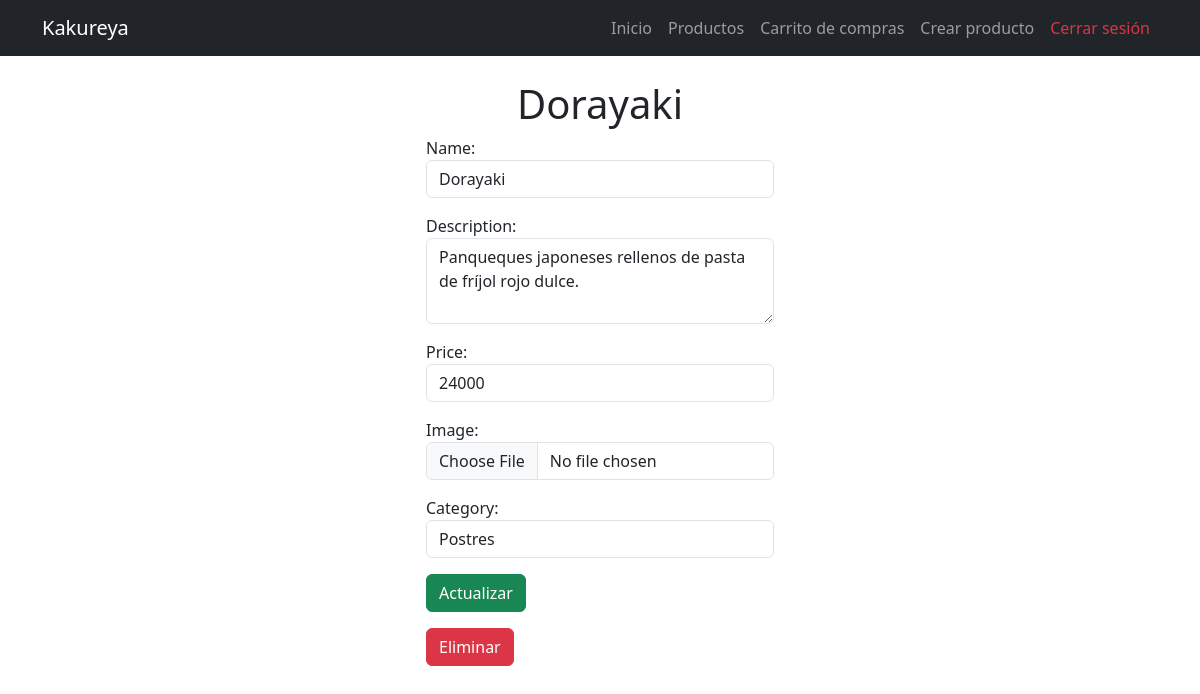
Page /products/2/ (signed in) on the committed database.
### kakureya/models.py (models this page shows, shortened)
class Product(models.Model):
    CATEGORY_CHOICES = [
        ("sushi", "Sushi"),
        ("ramen", "Ramen"),
        ("yakitori", "Yakitori "),
        ("donburi", "Donburi"),
        ("postres", "Postres"),
    ]
    name = models.CharField(max_length=100)
    description = models.TextField()
    price = models.DecimalField(max_digits=5, decimal_places=0)
    stock = models.IntegerField(default=0)
    image = models.ImageField(upload_to='products', null=True, blank=True)
    created_at = models.DateTimeField(auto_now_add=True)
    updated_at = models.DateTimeField(auto_now=True)
    added = models.DateTimeField(null=True, blank=True)
    user = models.ForeignKey(User, on_delete=models.SET_NULL, null=True)
    category = models.CharField(
        max_length=50, choices=CATEGORY_CHOICES, default="Sin categoría"
    )

### kakureya/views.py (the view, shortened to what this page needs)
# urls.py: path('products/<int:product_id>/', views.product_detail, name='product_detail'),
@login_required
def product_detail(request, product_id):
    if request.method == 'GET':
        product = get_object_or_404(Product, pk=product_id)
        form = ProductForm(instance=product)
        return render(request, 'product_detail.html', {'product': product, 'form': form})

### kakureya/forms.py
class ProductForm(forms.ModelForm):
    class Meta:
        model = Product
        fields = ['name', 'description', 'price', 'image', 'category']
        widgets = {
            'name': forms.TextInput(attrs={'class': 'form-control', 'placeholder': 'Nombre del producto'}),
            'description': forms.Textarea(attrs={'class': 'form-control', 'rows': 3, 'placeholder': 'Descripción del producto'}),
            'price': forms.TextInput(attrs={'class': 'form-control', 'placeholder': 'Precio del producto'}),
            'image': forms.ClearableFileInput(attrs={'class': 'form-control'}),
            'category': forms.Select(attrs={'class': 'form-control'}),
        }

### kakureya/templates/product_detail.html (shortened to what this page needs)
{% extends 'base.html' %}
{% block content %}
<main class="container">
    <div class="row">
        <div class="col-md-4 offset-md-4">
            <h1 class="text-center">{{ product.name }}</h1>
            <form method="POST" class="mb-3">
                {{ form.as_p }}
                {% if user.username == 'admin' %}
                <button class="btn btn-success">Actualizar</button>
                {% endif %}
            </form>
            <div class="d-flex justify-content-">
                {% if user.username == 'admin' %}
                <form action="{% url 'delete_product' product.id %}" method="POST">
                    <button class="btn btn-danger">Eliminar</button>
                </form>
                {% endif %}
            </div>
        </div>
    </div>
</main>
{% endblock %}

### rows in the picture
Product: name "Dorayaki", description "Panqueques japoneses rellenos de pasta de fríjol rojo dulce.", price "24000", category "Postres"
